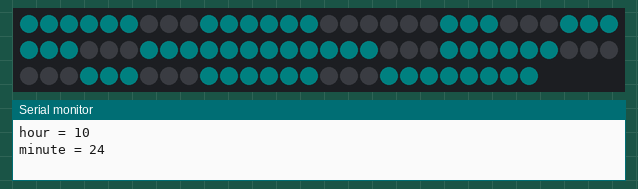
The program below on a simulated ESP32-S3. Shown: 86 RGB LEDs in strip order, left to right, continuing on the next row, the last lines printed to the serial monitor. Dim RGB values are drawn brighter than linear; the local clock reads 2024-03-15 10:24:30 at power-on unless the program sets it.

Above: at 0.1 s.
At 100.1 s:
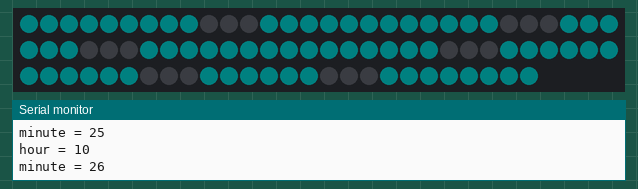

The program:

main.cpp
```cpp
#include <Arduino.h>
#include <Adafruit_NeoPixel.h>
#include "Seven_Segment.h"
#include <time.h>


#define SEVEN_SEG_PIN 48
#define AMPM true
#define SERIAL_BAUD 115200


// create the Seven_Segment object
Seven_Segment display(SEVEN_SEG_PIN, AMPM);

// create the time object
time_t now;


void setup() {

	// initialize serial communication at 115200 bits per second
	Serial.begin(SERIAL_BAUD);

	// set the brightness very low to prevent blinding
	display.setBrightness(5);

	// get the current time
	now = time(NULL);

	// set the time on the seven segment display
	display.setTime(localtime(&now)->tm_hour, localtime(&now)->tm_min, 0x00FFFF);

}// end setup


void loop() {

	// get the current time
	now = time(NULL);

	// get the hours and minutes
	uint8_t hour = localtime(&now)->tm_hour;
	uint8_t minute = localtime(&now)->tm_min;

	// update the time on the seven segment display
	display.updateTime(hour, minute, 0x00FFFF);

	// print the time to verify correctness
	Serial.printf("hour = %d\nminute = %d\n\n", hour, minute);

	// delay
	delay(20 * 1000);


}// end loop
```
